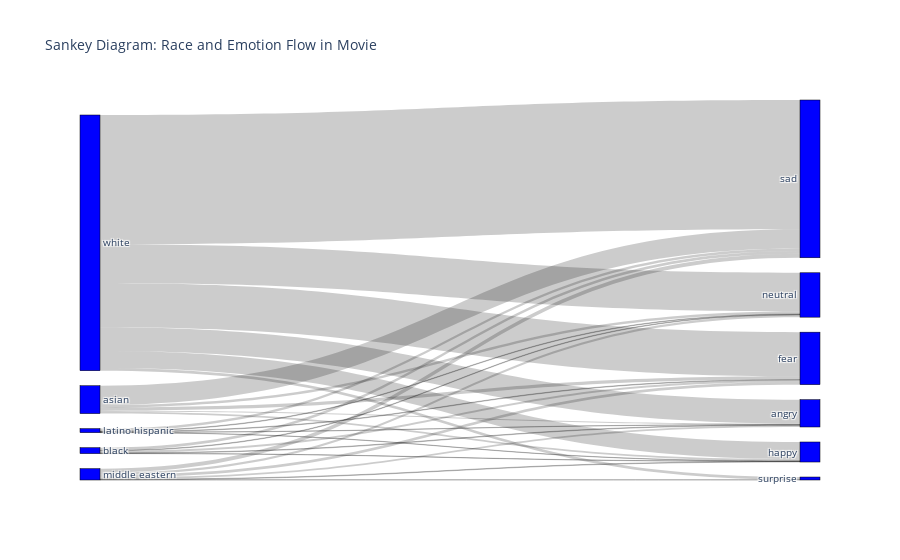

Notebook code cell kept with this figure:
### Code cell
# Create the Sankey diagram
fig = go.Figure(data=[go.Sankey(
    node=dict(
      pad=15,
      thickness=20,
      line=dict(color="black", width=0.5),
      label=unique_races + unique_emotions,
      color="blue"
    ),
    link=dict(
      source=race_emotion_count['source'].tolist(),
      target=race_emotion_count['target'].tolist(),
      value=race_emotion_count['percentage'].tolist()
    ))])

fig.update_layout(title_text="Sankey Diagram: Race and Emotion Flow in Movie", font_size=10)
fig.show()

### Figure 1 — Plotly figure (JSON) as saved in the notebook; plotly's stock layout.template omitted (floating-point values rounded to 4 significant figures)
{"data": [{"link": {"source": [0, 0, 0, 0, 0, 1, 1, 1, 1, 1, 2, 2, 2, 2, 2, 3, 3, 3, 3, 3, 3, 4, 4, 4, 4, 4, 4], "target": [5, 6, 7, 8, 9, 5, 6, 7, 8, 9, 5, 6, 7, 8, 9, 5, 6, 7, 8, 9, 10, 5, 6, 7, 8, 9, 10], "value": [0.3549, 1.065, 0.6211, 0.7986, 6.3, 0.1775, 0.6211, 0.08873, 0.1775, 0.8873, 0.08873, 0.1775, 0.08873, 0.1775, 0.7986, 0.5324, 0.8873, 0.1775, 0.7098, 1.331, 0.08873, 7.808, 14.46, 5.59, 12.69, 42.41, 0.8873]}, "node": {"color": "blue", "label": ["asian", "black", "latino hispanic", "middle eastern", "white", "angry", "fear", "happy", "neutral", "sad", "surprise"], "line": {"color": "black", "width": 0.5}, "pad": 15, "thickness": 20}, "type": "sankey"}], "layout": {"autosize": true, "font": {"size": 10}, "title": {"text": "Sankey Diagram: Race and Emotion Flow in Movie"}}}
